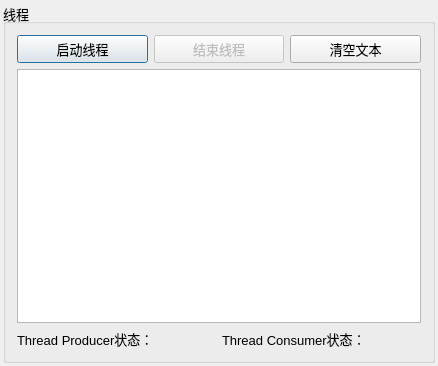
<?xml version="1.0" encoding="UTF-8"?>
<ui version="4.0">
 <class>Dialog</class>
 <widget class="QDialog" name="Dialog">
  <property name="geometry">
   <rect>
    <x>0</x>
    <y>0</y>
    <width>438</width>
    <height>366</height>
   </rect>
  </property>
  <property name="font">
   <font>
    <pointsize>10</pointsize>
   </font>
  </property>
  <property name="windowTitle">
   <string>多线程，使用QSemaphore</string>
  </property>
  <layout class="QVBoxLayout" name="verticalLayout_2">
   <property name="spacing">
    <number>3</number>
   </property>
   <property name="leftMargin">
    <number>3</number>
   </property>
   <property name="topMargin">
    <number>3</number>
   </property>
   <property name="rightMargin">
    <number>3</number>
   </property>
   <property name="bottomMargin">
    <number>3</number>
   </property>
   <item>
    <widget class="QGroupBox" name="groupBox">
     <property name="title">
      <string>线程</string>
     </property>
     <layout class="QVBoxLayout" name="verticalLayout">
      <item>
       <layout class="QHBoxLayout" name="horizontalLayout">
        <item>
         <widget class="QPushButton" name="btnStartThread">
          <property name="text">
           <string>启动线程</string>
          </property>
         </widget>
        </item>
        <item>
         <widget class="QPushButton" name="btnStopThread">
          <property name="enabled">
           <bool>false</bool>
          </property>
          <property name="text">
           <string>结束线程</string>
          </property>
         </widget>
        </item>
        <item>
         <widget class="QPushButton" name="btnClear">
          <property name="text">
           <string>清空文本</string>
          </property>
         </widget>
        </item>
       </layout>
      </item>
      <item>
       <layout class="QHBoxLayout" name="horizontalLayout_3">
        <item>
         <widget class="QPlainTextEdit" name="plainTextEdit"/>
        </item>
       </layout>
      </item>
      <item>
       <layout class="QHBoxLayout" name="horizontalLayout_2">
        <item>
         <widget class="QLabel" name="LabA">
          <property name="text">
           <string>Thread Producer状态：</string>
          </property>
         </widget>
        </item>
        <item>
         <widget class="QLabel" name="LabB">
          <property name="text">
           <string>Thread Consumer状态：</string>
          </property>
         </widget>
        </item>
       </layout>
      </item>
     </layout>
    </widget>
   </item>
  </layout>
 </widget>
 <layoutdefault spacing="6" margin="11"/>
 <resources/>
 <connections/>
</ui>
